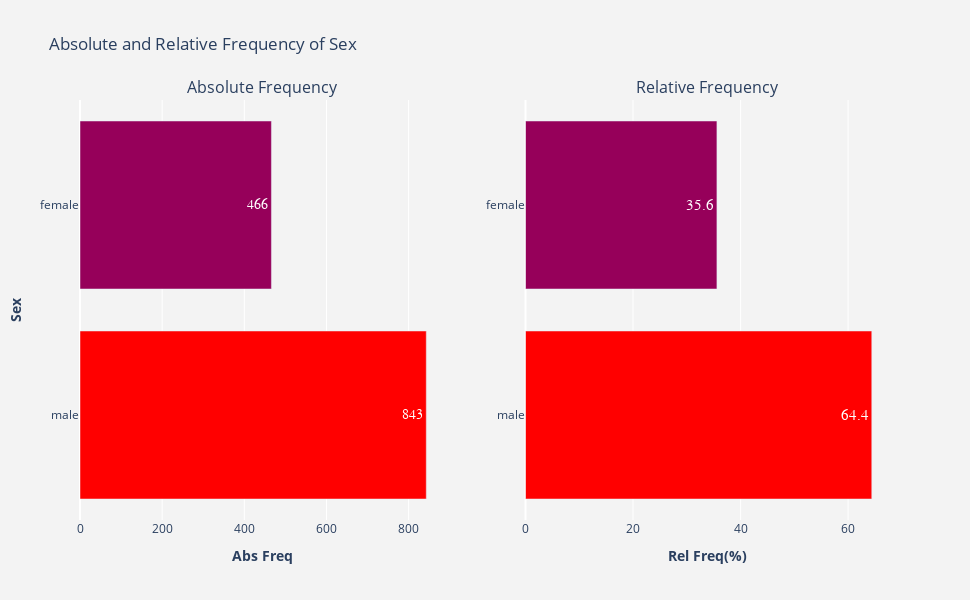

Notebook code for this chart:
### Markdown cell above
### 4.1.2 Sex <a id="4.1.2"></a>

### Code cell
"""Plot the absolute and relative frequency of Sex."""
plotFrequency(merged.Sex)

### Figure 1 — Plotly figure (JSON) as saved in the notebook; plotly's stock layout.template omitted (floating-point values rounded to 4 significant figures)
{"data": [{"hoverinfo": "x+y", "marker": {"color": [843, 466], "colorscale": [[0, "rgb(150,0,90)"], [0.125, "rgb(0,0,200)"], [0.25, "rgb(0,25,255)"], [0.375, "rgb(0,152,255)"], [0.5, "rgb(44,255,150)"], [0.625, "rgb(151,255,0)"], [0.75, "rgb(255,234,0)"], [0.875, "rgb(255,111,0)"], [1, "rgb(255,0,0)"]]}, "name": "Abs Freq", "orientation": "h", "text": [843, 466], "textfont": {"family": "sans serif", "size": 14}, "textposition": "auto", "type": "bar", "x": [843, 466], "xaxis": "x", "y": ["male", "female"], "yaxis": "y"}, {"hoverinfo": "x+y", "marker": {"color": [64.4, 35.6], "colorscale": [[0, "rgb(150,0,90)"], [0.125, "rgb(0,0,200)"], [0.25, "rgb(0,25,255)"], [0.375, "rgb(0,152,255)"], [0.5, "rgb(44,255,150)"], [0.625, "rgb(151,255,0)"], [0.75, "rgb(255,234,0)"], [0.875, "rgb(255,111,0)"], [1, "rgb(255,0,0)"]]}, "name": "Rel Freq(%)", "orientation": "h", "text": [64.4, 35.6], "textfont": {"family": "sans serif", "size": 15}, "textposition": "auto", "type": "bar", "x": [64.4, 35.6], "xaxis": "x2", "y": ["male", "female"], "yaxis": "y2"}], "layout": {"annotations": [{"font": {"size": 16}, "showarrow": false, "text": "Absolute Frequency", "x": 0.225, "xanchor": "center", "xref": "paper", "y": 1, "yanchor": "bottom", "yref": "paper"}, {"font": {"size": 16}, "showarrow": false, "text": "Relative Frequency", "x": 0.775, "xanchor": "center", "xref": "paper", "y": 1, "yanchor": "bottom", "yref": "paper"}], "height": 600, "hovermode": "closest", "paper_bgcolor": "rgb(243, 243, 243)", "plot_bgcolor": "rgb(243, 243, 243)", "showlegend": false, "title": {"text": "Absolute and Relative Frequency of Sex"}, "width": 970, "xaxis": {"anchor": "y", "domain": [0, 0.45], "title": {"text": "<b>Abs Freq</b>"}}, "xaxis2": {"anchor": "y2", "domain": [0.55, 1], "title": {"text": "<b>Rel Freq(%)</b>"}}, "yaxis": {"anchor": "x", "domain": [0, 1], "title": {"text": "<b>Sex</b>"}}, "yaxis2": {"anchor": "x2", "domain": [0, 1]}}}
